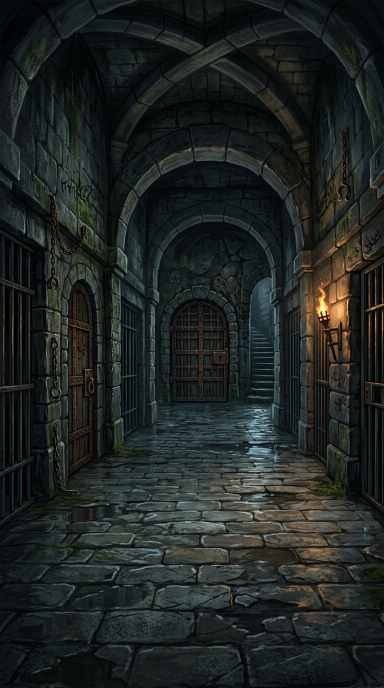
#> input picture Assets/Images/Background/Background 01.png, 768 x 1376 px, found by its file name (shown at 1/2 size)
$ python bake_title.py
#> lines starting #> are read from the running program, lines starting #| are printed output that depends on the picture; after the words box and inside, x2 and y2 are one past the last pixel; in counts of white or black regions, pixels touching at a corner belong together
# Abyssdawn 타이틀 — Claude Design(ui_kits/title/index.html)의 정적 레이어를 그림으로 굽는다.
import os, math
import numpy as np
from PIL import Image, ImageDraw, ImageFilter

PROJ = r'E:\Dawi\My Programs\Game Maker\Unity\Projects\Abyssdawn 01'
OUT = os.path.join(PROJ, 'Assets', 'Images', 'Title')
os.makedirs(OUT, exist_ok=True)

def hexc(h, a=1.0):
    h = h.lstrip('#')
    return np.array([int(h[0:2], 16), int(h[2:4], 16), int(h[4:6], 16)], dtype=np.float32) / 255.0, a

# ───────────────────────── 1) 배경 ─────────────────────────
# 디자인 #root = 430×932. 9:16 화면에서도 옆이 비지 않게 524×932 상자로 구운 뒤(가운데 430이 디자인 영역),
# 화면에 '꽉 채우기(Envelope)'로 깐다. 배율 2배.
S = 2
BW, BH = 524, 932
W, H = BW * S, BH * S
OX = (BW - 430) / 2  # 디자인 x 0 이 상자에서 어디인지

src = Image.open(os.path.join(PROJ, 'Assets', 'Images', 'Background', 'Background 01.png')).convert('RGB')
#> src is the input picture: PIL image 768x1376 RGB; mean R, G, B 31.9, 37.1, 35.2
# background: center 30% / cover
sc = max(W / src.width, H / src.height)
#> sc = 1.36
nw, nh = int(round(src.width * sc)), int(round(src.height * sc))
#> nw = 1048; nh = 1878
img = src.resize((nw, nh), Image.LANCZOS)
left = int(round((nw - W) * 0.5)); top = int(round((nh - H) * 0.30))
#> after `left = int(round((nw - W) * 0.5))`: left = 0
#> after `top = int(round((nh - H) * 0.3))`: top = 4
img = img.crop((left, top, left + W, top + H))
#> img: PIL image 1048x1864 RGB
c = np.asarray(img).astype(np.float32) / 255.0

# filter: brightness(.4) contrast(1.2) saturate(.75)  (sRGB, 단계마다 0~1로 자름)
c = np.clip(c * 0.4, 0, 1)
c = np.clip((c - 0.5) * 1.2 + 0.5, 0, 1)
s = 0.75
M = np.array([[0.213 + 0.787 * s, 0.715 - 0.715 * s, 0.072 - 0.072 * s],
              [0.213 - 0.213 * s, 0.715 + 0.285 * s, 0.072 - 0.072 * s],
              [0.213 - 0.213 * s, 0.715 - 0.715 * s, 0.072 + 0.928 * s]], dtype=np.float32)
c = np.clip(c @ M.T, 0, 1)

yy, xx = np.mgrid[0:H, 0:W].astype(np.float32)
X = xx / S; Y = yy / S  # 상자 좌표 (디자인 px)

def over(base, col, alpha):
    a = alpha[..., None]
    return base * (1 - a) + col[None, None, :] * a

def radial_farthest(cx, cy, bx0, by0, bw, bh):
    # CSS ellipse farthest-corner: rx = √2·max(좌,우), ry = √2·max(위,아래)
    rx = math.sqrt(2) * max(cx - bx0, bx0 + bw - cx)
    ry = math.sqrt(2) * max(cy - by0, by0 + bh - cy)
    return np.sqrt(((X - cx) / rx) ** 2 + ((Y - cy) / ry) ** 2)

# ::after — 아래층: 위→아래 어둡게 (10,8,7) .75 / .2@38% / .3@60% / .98@100%
dark = hexc('#0a0807')[0]
t = Y / BH
a_lin = np.interp(t, [0, 0.38, 0.60, 1.0], [0.75, 0.2, 0.3, 0.98]).astype(np.float32)
c = over(c, dark, a_lin)
# ::after — 위층: 금빛 둥근 빛 ellipse at 50% 38%, .28 → 0 @50%
gold = hexc('#d4a761')[0]
r = radial_farthest(BW / 2, BH * 0.38, 0, 0, BW, BH)
a_rad = np.clip(0.28 * (1 - r / 0.5), 0, 0.28).astype(np.float32)
c = over(c, gold, a_rad)

# .shaft — 180×380, top 40, 가운데. radial at top, .22 → 0 @70%, screen, blur 4px
sx0, sy0, sw, sh = OX + 125, 40, 180, 380
inside = (X >= sx0) & (X <= sx0 + sw) & (Y >= sy0) & (Y <= sy0 + sh)
rs = radial_farthest(sx0 + sw / 2, sy0, sx0, sy0, sw, sh)
a_sh = np.where(inside, np.clip(0.22 * (1 - rs / 0.7), 0, 0.22), 0).astype(np.float32)
a_sh = np.asarray(Image.fromarray((a_sh * 255).astype(np.uint8)).filter(ImageFilter.GaussianBlur(4 * S))).astype(np.float32) / 255.0
screen = 1 - (1 - c) * (1 - gold[None, None, :])
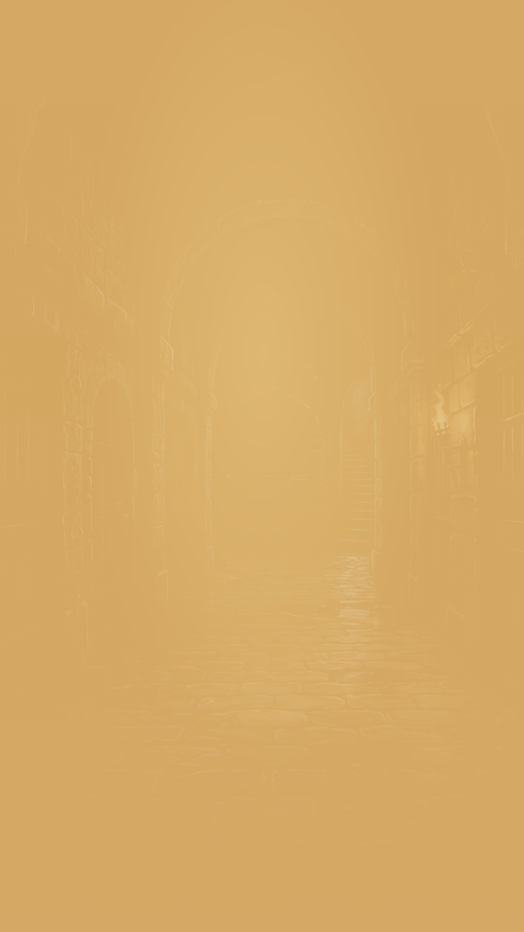
#> screen: shape (1864, 1048, 3) float32 (shown at 1/2 size); mean R, G, B 0.855, 0.669, 0.396
c = c + (screen - c) * a_sh[..., None]
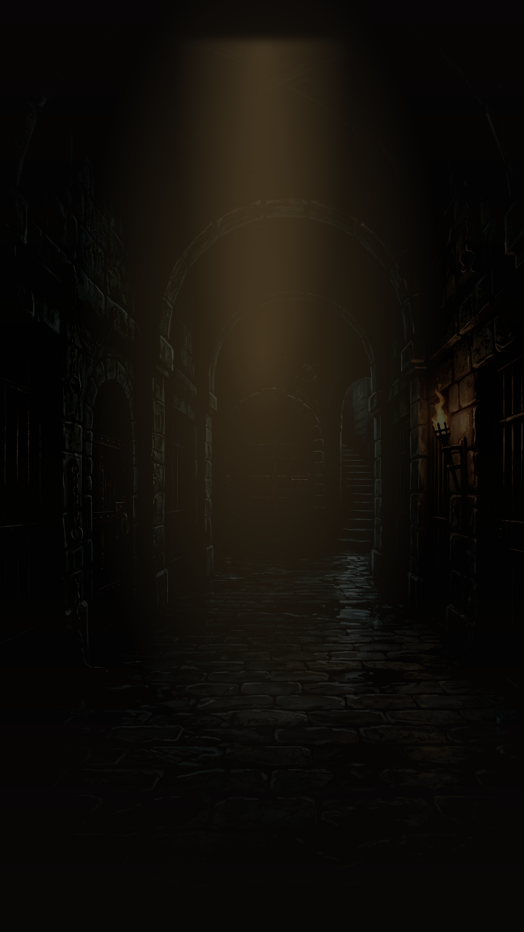
#> c: shape (1864, 1048, 3) float32 (shown at 1/2 size); mean R, G, B 0.0668, 0.0545, 0.0374

# .grain — 3px 격자에 1px 흰 점(.3), overlay, opacity .14
gx = (X % 3) - 1.5; gy = (Y % 3) - 1.5
dot = np.clip(1 - np.sqrt(gx * gx + gy * gy), 0, 1) * 0.3
g = np.ones_like(c) * 0.5  # 점 없는 곳은 투명 → overlay 영향 없게 dot 알파로 섞음
ov = np.where(c < 0.5, 2 * c * 1.0, 1 - 2 * (1 - c) * (1 - 1.0))  # 흰색과 overlay
c = c + (ov - c) * (dot * 0.14)[..., None]

# .vignette — ellipse at center, transparent 30% → rgba(0,0,0,.9) 100% (디자인 #root 기준)
rv = radial_farthest(OX + 215, 466, OX, 0, 430, 932)
a_v = np.clip((rv - 0.3) / 0.7, 0, 1) * 0.9
a_v = np.where(rv > 1, 0.9, a_v).astype(np.float32)
c = over(c, np.zeros(3, np.float32), a_v)
#> in over (call 3), `return base * (1 - a) + col[None, None, :] * a`:
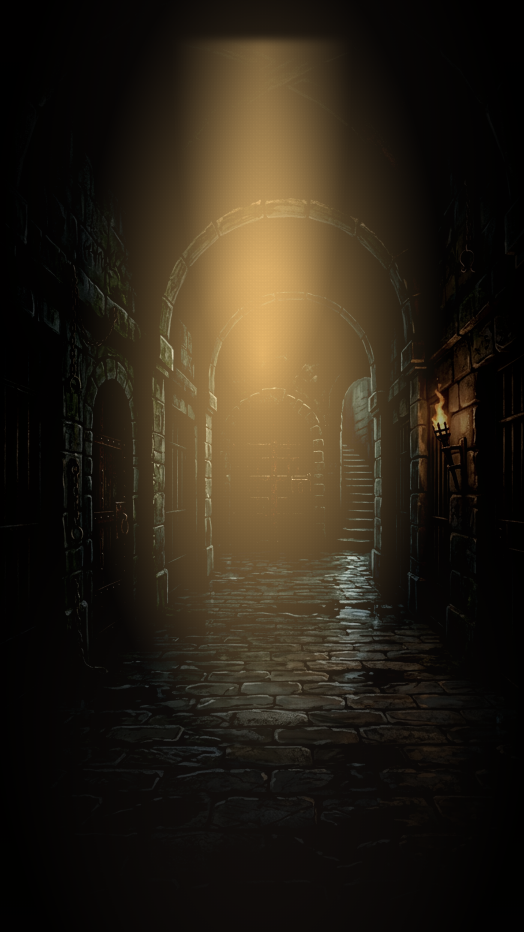
#> returned value: shape (1864, 1048, 3) float32 (shown at 1/2 size); mean of channels 0, 1, 2 0.0512, 0.0418, 0.0278; drawn with min black and max white

Image.fromarray((np.clip(c, 0, 1) * 255 + 0.5).astype(np.uint8)).save(os.path.join(OUT, 'Title_BG.png'))
print('bg', W, H)

# ───────────────────────── 2) 왕관 장식 (SVG 140×52, 빛 번짐 8px) ─────────────────────────
K = 4; PAD = 14
CW, CH = (140 + PAD * 2) * K, (52 + PAD * 2) * K
def P(x, y): return ((x + PAD) * K, (y + PAD) * K)
def qbez(p0, p1, p2, n=80):
    return [((1 - t) ** 2 * p0[0] + 2 * (1 - t) * t * p1[0] + t * t * p2[0],
             (1 - t) ** 2 * p0[1] + 2 * (1 - t) * t * p1[1] + t * t * p2[1]) for t in [i / n for i in range(n + 1)]]

def crown_layer():
    im = Image.new('RGBA', (CW, CH), (0, 0, 0, 0))
#> im: PIL image 672x320 RGBA; every value is 0
    d = ImageDraw.Draw(im)
    gold = (212, 167, 97); gold2 = (179, 138, 76); cream = (243, 231, 200)
    lw = int(round(1.2 * K))
    def poly(pts, alpha):
#> called with alpha = 0.7
        layer = Image.new('RGBA', (CW, CH), (0, 0, 0, 0)); dd = ImageDraw.Draw(layer)
        pp = [P(*p) for p in pts]
#> pp = 81 pairs, first value 96 to 576, second value 144 to 216
        dd.line(pp, fill=gold + (255,), width=lw, joint='curve')
        for q in (pp[0], pp[-1]):
            dd.ellipse((q[0] - lw / 2, q[1] - lw / 2, q[0] + lw / 2, q[1] + lw / 2), fill=gold + (255,))
#> this loop made 2 passes
#> q on passes 1 to 2: (96, 216), (576, 216)
        a = layer.split()[3].point(lambda v: int(v * alpha)); layer.putalpha(a)
#> after `a = layer.split()[3].point(lambda v: int(v * alpha))`:
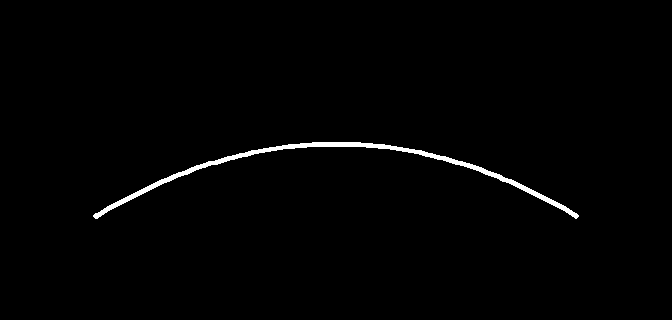
#> a: PIL image 672x320 L; values 0 (black) and 178 (white), 1.1% white; 1 white region, box (x1, y1, x2, y2) and area: (93, 142, 579, 219) 2404
#> after `layer.putalpha(a)`:
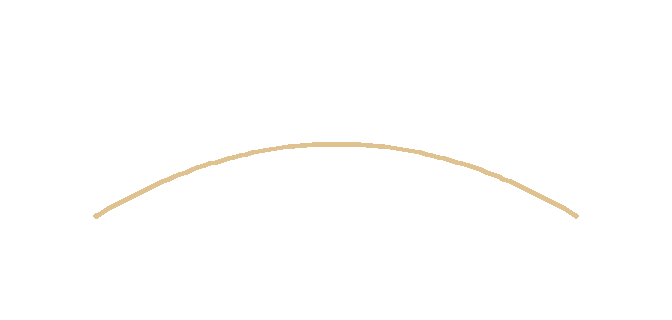
#> layer: PIL image 672x320 RGBA; mean R, G, B, A 2.4, 1.9, 1.1, 2; transparent parts drawn white
        return layer
    im = Image.alpha_composite(im, poly(qbez((10, 40), (70, 4), (130, 40)), 0.7))
    im = Image.alpha_composite(im, poly(qbez((30, 34), (70, 14), (110, 34)), 0.5))
#> the loop in poly (call 2), `for q in (pp[0], pp[-1]):` made 2 passes
#> q on passes 1 to 2: (176, 192), (496, 192)
#> in poly (call 2), `a = layer.split()[3].point(lambda v: int(v * alpha))`: a: PIL image 672x320 L; values 0 (black) and 127 (white), 0.73% white; 1 white region, box (x1, y1, x2, y2) and area: (173, 150, 499, 195) 1574
    for seg in [((70, 4), (70, -4)), ((30, 34), (26, 26)), ((110, 34), (114, 26)), ((50, 18), (48, 10)), ((90, 18), (92, 10))]:
        im = Image.alpha_composite(im, poly(list(seg), 1.0))
    d = ImageDraw.Draw(im)
    def diamond(cx, cy, half, col):
        d.polygon([P(cx, cy - half), P(cx + half, cy), P(cx, cy + half), P(cx - half, cy)], fill=col)
    diamond(70, 4, 4 * math.sqrt(2), gold + (255,))
    inner = Image.new('RGBA', (CW, CH), (0, 0, 0, 0))
    ImageDraw.Draw(inner).polygon([P(70, 4 - 2 * math.sqrt(2)), P(70 + 2 * math.sqrt(2), 4), P(70, 4 + 2 * math.sqrt(2)), P(70 - 2 * math.sqrt(2), 4)], fill=cream + (178,))
    im = Image.alpha_composite(im, inner); d = ImageDraw.Draw(im)
    for (x, y, rr, col) in [(30, 34, 2.2, gold), (110, 34, 2.2, gold), (50, 18, 1.6, gold2), (90, 18, 1.6, gold2)]:
        q = P(x, y); R = rr * K
        d.ellipse((q[0] - R, q[1] - R, q[0] + R, q[1] + R), fill=col + (255,))
    return im

base = crown_layer()
# drop-shadow(0 0 8px rgba(212,167,97,.5)) → 금빛 번짐을 밑에 깔고, 전체 opacity .92
glow_a = base.split()[3].filter(ImageFilter.GaussianBlur(8 * K / 2)).point(lambda v: int(v * 0.5))
glow = Image.new('RGBA', base.size, (212, 167, 97, 0)); glow.putalpha(glow_a)
crown = Image.alpha_composite(glow, base)
crown.putalpha(crown.split()[3].point(lambda v: int(v * 0.92)))
crown.save(os.path.join(OUT, 'Title_Crown.png'))
print('crown', crown.size, 'unity size', 140 + PAD * 2, 52 + PAD * 2)
#| crown (672, 320) unity size 168 80

# ───────────────────────── 3) 마름모 (금빛 번짐 10px) ─────────────────────────
K = 8; PADD = 12; SZ = 10
DS = (SZ + PADD * 2) * K
im = Image.new('RGBA', (DS, DS), (0, 0, 0, 0)); d = ImageDraw.Draw(im)
#> after `im = Image.new('RGBA', (DS, DS), (0, 0, 0, 0))`: im: PIL image 272x272 RGBA; every value is 0
cxy = DS / 2; half = SZ / 2 * math.sqrt(2) * K
sq = [(cxy, cxy - half), (cxy + half, cxy), (cxy, cxy + half), (cxy - half, cxy)]
d.polygon(sq, fill=(212, 167, 97, 255))
glow_a = im.split()[3].filter(ImageFilter.GaussianBlur(10 * K / 2)).point(lambda v: min(255, int(v * 0.8 * 1.6)))
#> glow_a: PIL image 272x272 L
gl = Image.new('RGBA', im.size, (212, 167, 97, 0)); gl.putalpha(glow_a)
# inset 0 1px 0 rgba(255,255,255,.3): 윗쪽 두 모서리 안쪽 밝은 테
hl = Image.new('RGBA', im.size, (0, 0, 0, 0)); hd = ImageDraw.Draw(hl)
hd.line([sq[3], sq[0], sq[1]], fill=(255, 255, 255, 77), width=K)
dia = Image.alpha_composite(Image.alpha_composite(gl, im), hl)
dia.save(os.path.join(OUT, 'Title_Diamond.png'))
print('diamond unity size', SZ + PADD * 2)

# ───────────────────────── 4) 가는 선 (가운데가 밝은 / 한쪽으로 사라지는) ─────────────────────────
lw_, lh_ = 512, 4
x = np.linspace(0, 1, lw_, dtype=np.float32)
def save_line(alpha, name):
    a = np.tile(alpha[None, :], (lh_, 1))
    arr = np.zeros((lh_, lw_, 4), np.uint8); arr[..., :3] = 255; arr[..., 3] = (a * 255).astype(np.uint8)
    Image.fromarray(arr, 'RGBA').save(os.path.join(OUT, name))
save_line(1 - np.abs(x * 2 - 1), 'Title_LineCenter.png')  # transparent → 색 → transparent
save_line(x, 'Title_LineFade.png')                          # transparent → 색

# ───────────────────────── 5) 불씨 (2px 점 + 6px 번짐) ─────────────────────────
K = 8; E = 16
im = Image.new('RGBA', (E * K, E * K), (0, 0, 0, 0)); d = ImageDraw.Draw(im)
#> after `im = Image.new('RGBA', (E * K, E * K), (0, 0, 0, 0))`: im: PIL image 128x128 RGBA; every value is 0
cxy = E * K / 2
d.ellipse((cxy - K, cxy - K, cxy + K, cxy + K), fill=(212, 167, 97, 255))
glow_a = im.split()[3].filter(ImageFilter.GaussianBlur(6 * K / 2)).point(lambda v: min(255, int(v * 2.2)))
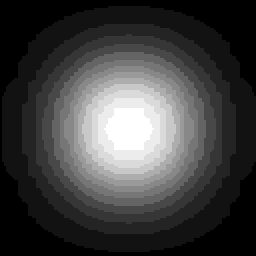
#> glow_a: PIL image 128x128 L (shown 2 times larger); min 0, max 28, mean 7.2; drawn with min black and max white
gl = Image.new('RGBA', im.size, (212, 167, 97, 0)); gl.putalpha(glow_a)
Image.alpha_composite(gl, im).save(os.path.join(OUT, 'Title_Ember.png'))
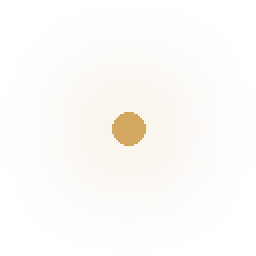
#> saved as Title_Ember.png: PIL image 128x128 RGBA (shown 2 times larger); mean R, G, B, A 212, 167, 97, 10.2; transparent parts drawn white
print('ember unity size', E)

# ───────────────────────── 6) 언어 버튼 바탕 94×32 ─────────────────────────
K = 4; PW, PH = 94, 32; PP = 8
im = Image.new('RGBA', ((PW + PP * 2) * K, (PH + PP * 2) * K), (0, 0, 0, 0))
#> im: PIL image 440x192 RGBA; every value is 0
# box-shadow 0 2px 8px rgba(0,0,0,.6)
sh = Image.new('L', im.size, 0); ImageDraw.Draw(sh).rectangle((PP * K, (PP + 2) * K, (PP + PW) * K, (PP + PH + 2) * K), fill=153)
sh = sh.filter(ImageFilter.GaussianBlur(8 * K / 2))
shadow = Image.new('RGBA', im.size, (0, 0, 0, 0)); shadow.putalpha(sh)
im = Image.alpha_composite(im, shadow)
body = np.zeros((PH * K, PW * K, 4), np.float32)
tt = np.linspace(0, 1, PH * K, dtype=np.float32)[:, None]
top_c = np.array([29, 24, 20], np.float32); bot_c = np.array([10, 8, 7], np.float32)
body[..., :3] = top_c * (1 - tt[..., None]) + bot_c * tt[..., None]
body[..., 3] = 0.85 * 255
bimg = Image.fromarray(body.astype(np.uint8), 'RGBA')
layer = Image.new('RGBA', im.size, (0, 0, 0, 0)); layer.paste(bimg, (PP * K, PP * K))
im = Image.alpha_composite(im, layer)
d = ImageDraw.Draw(im)
x0, y0, x1, y1 = PP * K, PP * K, (PP + PW) * K - 1, (PP + PH) * K - 1
d.line([(x0 + K, y0 + K // 2), (x1 - K, y0 + K // 2)], fill=(212, 167, 97, 38), width=K)  # inset 윗 하이라이트
d.rectangle((x0, y0, x1, y1), outline=(90, 67, 34, 255), width=K)                       # 1px #5a4322
d.rectangle((x0 + 2 * K, y0 + 2 * K, x1 - 2 * K, y1 - 2 * K), outline=(58, 47, 30, 255), width=K)  # 안쪽 #3a2f1e
im.save(os.path.join(OUT, 'Title_LangPill.png'))
print('pill unity size', PW + PP * 2, PH + PP * 2)
